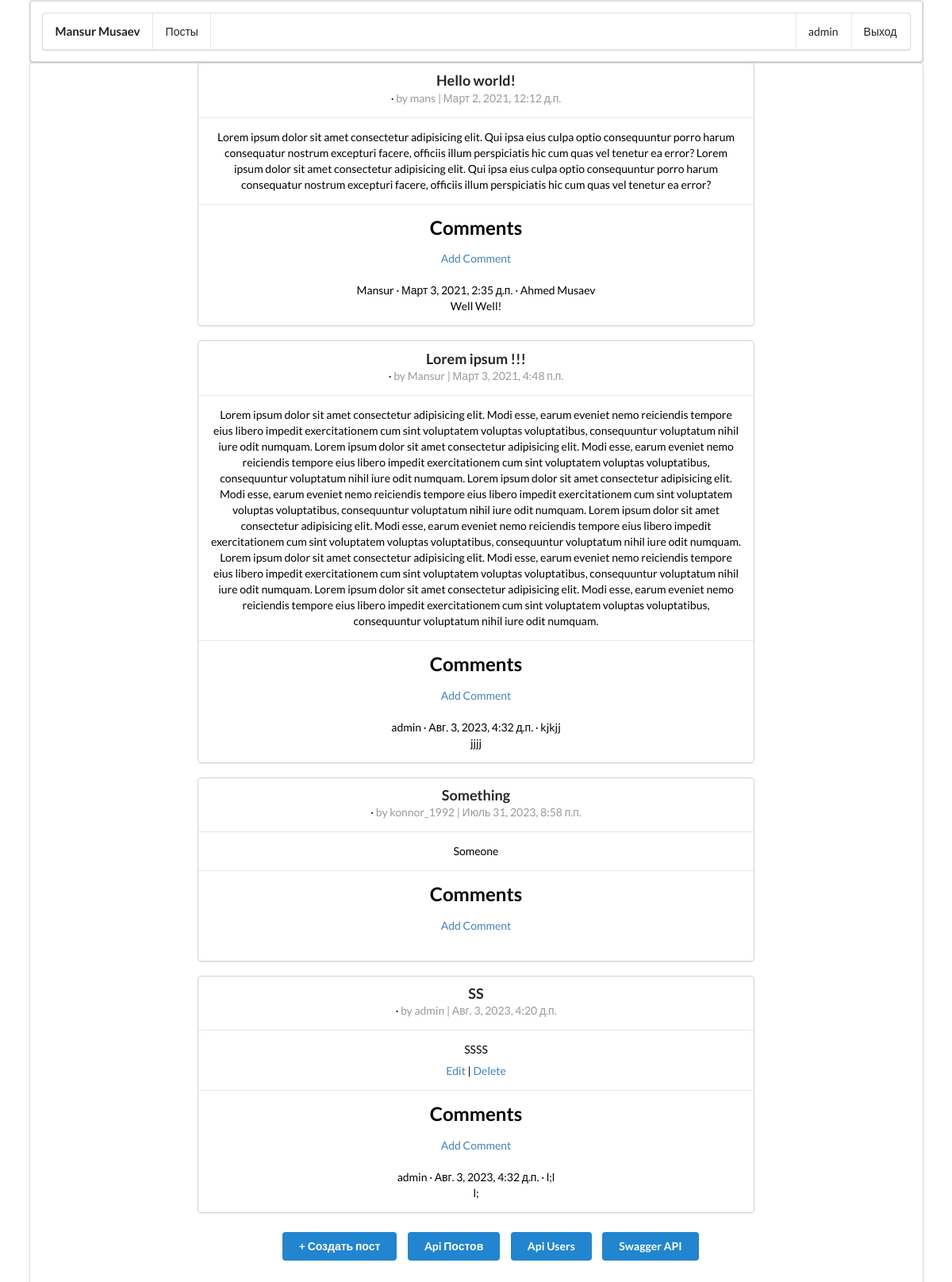
The page / (signed in) on the database as committed earlier.
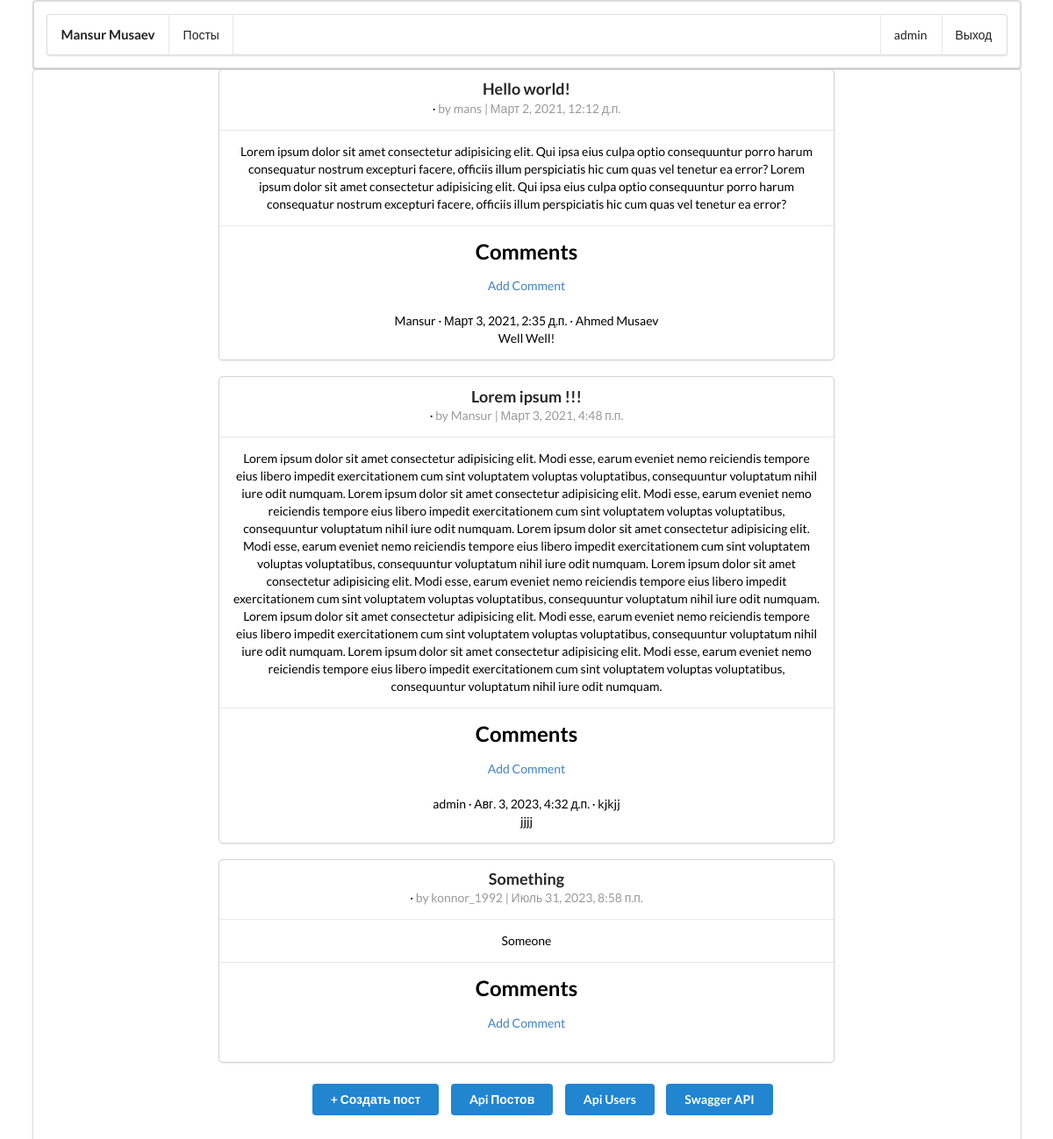
The same page on the database as committed later.
### users/models.py (models this page shows)
class CustomUser(AbstractUser):
    age = models.PositiveIntegerField(default=0)

### articles/models.py (models this page shows, shortened)
class Article(models.Model):
    title = models.CharField(max_length=255)
    body = models.TextField()
    date = models.DateTimeField(auto_now_add=True)
    author = models.ForeignKey(
        get_user_model(),
        on_delete=models.CASCADE,
    )

class Comment(models.Model):
    article = models.ForeignKey(
        Article,
        on_delete=models.CASCADE,
        related_name='comments',
    )
    comment = models.CharField(max_length=140)
    date = models.DateTimeField(auto_now_add=True, blank=True, null=True)
    body = models.TextField()
    author = models.ForeignKey(
        get_user_model(),
        on_delete=models.CASCADE,
    )

### articles/views.py (the view)
# urls.py: path('', ArticleListView.as_view(), name='article_list'),
class ArticleListView(LoginRequiredMixin, ListView):
    model = Article
    template_name = 'home.html'
    login_url = 'login'

### templates/home.html
{% extends 'base.html' %}
{% block content %}
<div class="ui container center aligned">
    <article class="ui segment" style="width: 100%; margin: auto;">
      <div class="ui grid">
        <article style="color: black;" class="ui container">
          {% for article in object_list %}
          <div style="position: initial; width: 700px; margin: auto;" class="ui card">
            <div class="content">
              <span class="header">{{ article.title }}</span> &middot;
              <span class="meta">by {{ article.author }} | {{ article.date }}</span>
            </div>
            <div class="content">
              <p>{{ article.body }}</p>
              {% if article.author == user %}
                <a href="{% url 'article_edit' article.pk %}">Edit</a> |
                <a href="{% url 'article_delete' article.pk %}">Delete</a>
              {% endif %}
            </div>
            <div class="content">
              <h2>Comments</h2>
              <a href="{% url 'add_comments' article.pk %}">Add Comment</a>
              <br/><br/>
              {% for comment in article.comments.all %}
                <p>
                  <span class="header">{{ comment.author }} &middot; {{ comment.date }} &middot;</span>
                  {{ comment.comment }}
                  <br>
                  {{ comment.body }}
                </p>
              {% endfor %}
            </div>
          </div>
          <br />
          {% endfor %}
        </article>
    </div>
      {% if user.is_authenticated %}
        <ul class="navbar-nav mr-auto" style="display: flex; justify-content: center;">
          <li class="nav-item" style="padding: 5px; list-style: none;"><a class="ui button primary" href="{% url 'article_new' %}">+ Создать пост</a></li>
          <li class="nav-item" style="padding: 5px; list-style: none;"><a class="ui button primary" href="{% url 'article_list_api' %}">Api Постов</a></li>
          <li class="nav-item" style="padding: 5px; list-style: none;"><a class="ui button primary" href="{% url 'usersapi' %}">Api Users</a></li>
          <li class="nav-item" style="padding: 5px; list-style: none;"><a class="ui button primary" href="{% url 'swagger-docs' %}">Swagger API</a></li>
        </ul>
      {% endif %}
    </article>
</div>
{% endblock %}

### templates/base.html (shortened to what this page needs)
{% load static %}
<!DOCTYPE html>
<html lang="en">
<head>
    <link rel="stylesheet" href="https://cdnjs.cloudflare.com/ajax/libs/semantic-ui/2.4.1/semantic.min.css">
</head>
<body>
  <div class="ui container center aligned">
    <article class="ui segment" style="width: 100%; margin: auto;">
      <div class="ui grid">
        <header class="ui segment"  style="width: 100%; margin: auto;">
          <div class="ui menu">
            <div class="logo item">
              <h4>Mansur Musaev</h4>
            </div>
            <a class="item" href="{% url 'article_list' %}">Посты</a>
            {% if user.is_authenticated %}
              <div class="right menu">
                <a class="item teal" href="#">{{ user.username }}</a>
                <a class="item" href="{% url 'logout' %}">Выход</a>
              </div>
            {% else %}
              <div class="right menu">
                <a class="item" href="{% url 'login' %}">Вход</a>
                <a class="item" href="{% url 'signup' %}">Регистрация</a>
              </div>
            {% endif %}
          </div>
        </header>
      </div>
    </article>
  </div>
    {% block content %}
    {% endblock content %}
</body>
</html>

Rows that differ between the two databases and show on the page:
removed Article: title "SS", author "admin", date "Авг. 3, 2023, 4:20 д.п.", body "SSSS", shows "Edit"
removed Comment: author "admin", date "Авг. 3, 2023, 4:32 д.п.", comment "l;l", body "l;", shown under "SS"
